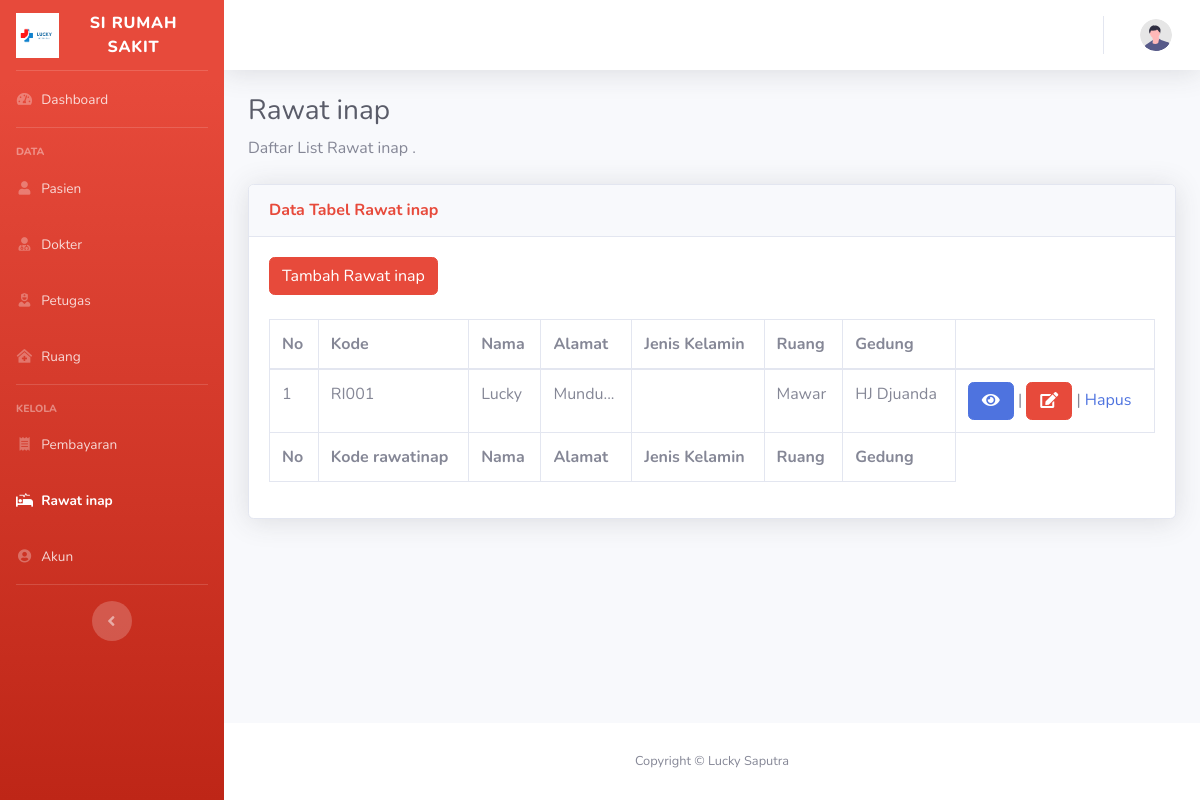
Page /admin/rawat.php on the earlier database version.
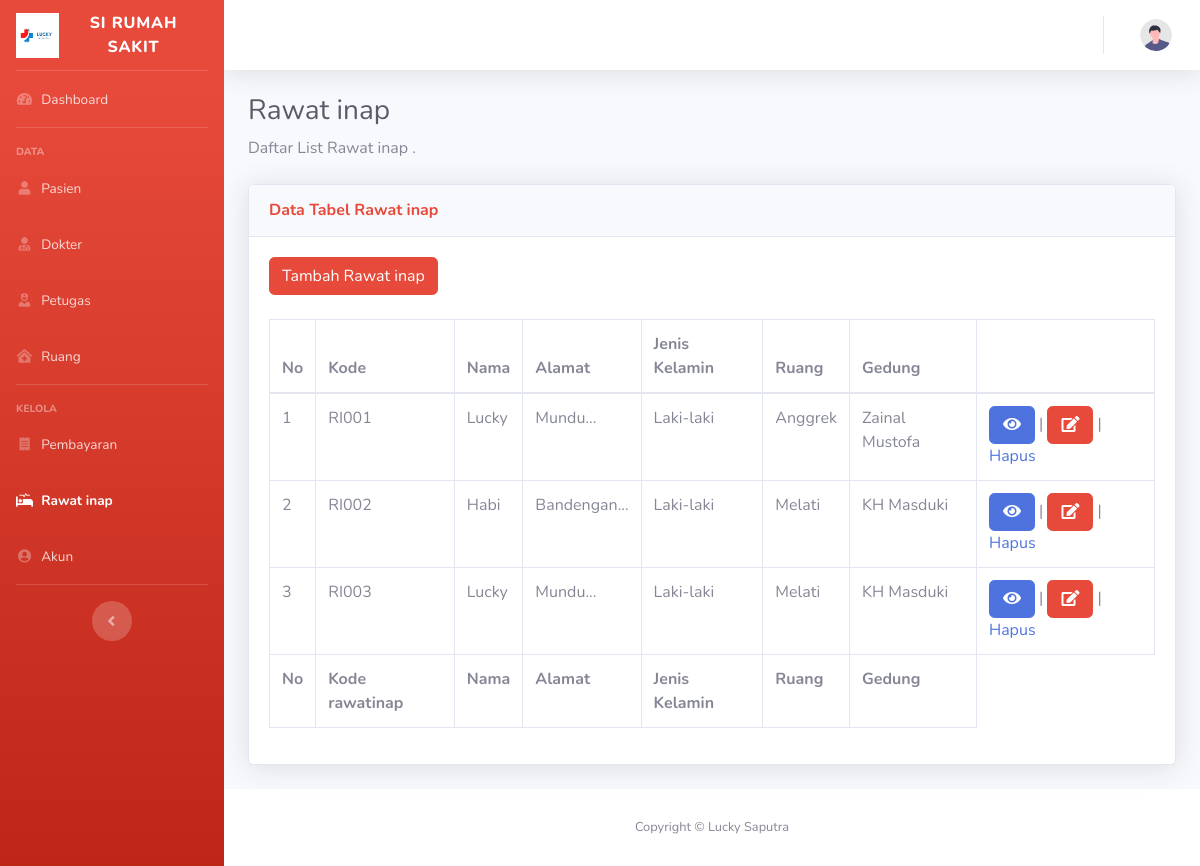
Same page on the later database version.
### tables this page shows
CREATE TABLE `rawat_inap` (
  `kd_rawatinap` varchar(16) NOT NULL,
  `kd_ruang` varchar(16) NOT NULL,
  `kd_pasien` varchar(16) NOT NULL
);

CREATE TABLE `pasien` (
  `kd_pasien` varchar(16) NOT NULL,
  `nama_pasien` varchar(150) NOT NULL,
  `alamat_pasien` varchar(200) NOT NULL,
  `jk` varchar(16) NOT NULL,
  `tgl_datang` date NOT NULL,
  `keluhan` varchar(200) NOT NULL,
  `kd_dokter` varchar(16) NOT NULL
);

CREATE TABLE `ruang` (
  `kd_ruang` varchar(16) NOT NULL,
  `nama_ruang` varchar(20) NOT NULL,
  `nama_gedung` varchar(50) NOT NULL
);

### admin/rawat.php (the view, shortened to what this page needs)
<?php
  include('koneksi.php');
?>
<!DOCTYPE html>
<html lang="en">
<head>
<link href="vendor/fontawesome-free/css/all.min.css" rel="stylesheet" type="text/css">
<link href="css/sb-admin-2.min.css" rel="stylesheet">
</head>
<body id="page-top">
<div id="wrapper">
    <ul class="navbar-nav bg-gradient-danger  sidebar sidebar-dark accordion" id="accordionSidebar">
        <a class="sidebar-brand d-flex align-items-center justify-content-center" href="dashboard.php">
            <div class="sidebar-brand-icon">
                <img src="../assets/img/favicon.png" alt="" width="43" height="45" class="d-inline-block align-text-top">
            </div>
            <div class="sidebar-brand-text mx-3">SI Rumah Sakit </div>
        </a>
        <hr class="sidebar-divider my-0">
        <li class="nav-item">
            <a class="nav-link" href="dashboard.php">
                <i class="fas fa-fw fa-tachometer-alt"></i>
                <span>Dashboard</span></a>
        </li>
        <hr class="sidebar-divider">
            <div class="sidebar-heading">
                Data
            </div>
            <li class="nav-item">
                <a class="nav-link" href="pasien.php">
                    <i class="fas fa-fw fa-user"></i>
                    <span>Pasien</span></a>
            </li>
            <li class="nav-item">
                <a class="nav-link" href="dokter.php">
                    <i class="fas fa-fw fa-user-md"></i>
                    <span>Dokter</span></a>
            </li>
            <li class="nav-item">
                <a class="nav-link" href="petugas.php">
                    <i class="fas fa-fw fa-user-nurse"></i>
                    <span>Petugas</span></a>
            </li>
                <li class="nav-item">
                    <a class="nav-link" href="ruang.php">
                    <i class="fas fa-fw fa-clinic-medical"></i>
                    <span>Ruang</span></a>
                </li>
                <hr class="sidebar-divider">
                <div class="sidebar-heading">
                    Kelola
                </div>
                <li class="nav-item ">
                    <a class="nav-link " href="pembayaran.php">
                        <i class="fas fa-fw fa-receipt"></i>
                        <span>Pembayaran</span></a>
                </li>
                <li class="nav-item active">
                    <a class="nav-link " href="rawat.php">
                        <i class="fas fa-fw fa-procedures"></i>
                        <span>Rawat inap</span></a>
                </li>
                <li class="nav-item">
                    <a class="nav-link" href="users.php">
                        <i class="fas fa-fw fa-user-circle"></i>
                        <span>Akun</span></a>
                </li>
        <hr class="sidebar-divider d-none d-md-block">
        <div class="text-center d-none d-md-inline">
            <button class="rounded-circle border-0" id="sidebarToggle"></button>
        </div>
    </ul>
        <div id="content-wrapper" class="d-flex flex-column">
            <div id="content">
                <nav class="navbar navbar-expand navbar-light bg-white topbar mb-4 static-top shadow">
                    <ul class="navbar-nav ml-auto">
                        <li class="nav-item dropdown no-arrow">
                            <a class="nav-link dropdown-toggle" href="#" id="userDropdown" role="button"
                                data-toggle="dropdown" aria-haspopup="true" aria-expanded="false">
                                <img class="img-profile rounded-circle"
                                    src="img/undraw_profile.svg">
                            </a>
                        </li>
                    </ul>
                </nav>
                <div class="container-fluid">
                    <h1 class="h3 mb-2 text-gray-800">Rawat inap</h1>
                    <p class="mb-4">Daftar List Rawat inap .</p>
                    <div class="card shadow mb-4">
                        <div class="card-header py-3">
                            <h6 class="m-0 font-weight-bold text-danger">Data Tabel Rawat inap</h6>
                        </div>
                        <div class="card-body">
                            <div class="table-responsive">
                                <table class="table table-bordered" id="dataTable" width="100%" cellspacing="0">
<div class="d-sm-flex align-items-center justify-content-between mb-4">
<button type="button" class="btn btn-danger" data-toggle="modal" data-target="#exampleModal">
  Tambah Rawat inap
</button>
                    </div>
                                    <thead>
                                        <tr>
                                            <th>No</th>
                                            <th>Kode</th>
                                            <th>Nama</th>
                                            <th>Alamat</th>
                                            <th>Jenis Kelamin</th>
                                            <th>Ruang</th>
                                            <th>Gedung</th>
                                            <th></th>
                                        </tr>
                                    </thead>
                                    <tfoot>
                                        <tr>
                                        <th>No</th>
                                        <th>Kode rawatinap</th>
                                            <th>Nama</th>
                                            <th>Alamat</th>
                                            <th>Jenis Kelamin</th>
                                            <th>Ruang</th>
                                            <th>Gedung</th>
                                        </tr>
                                    </tfoot>
                                    <tbody>
                                    <?php
                                    $query = "SELECT * FROM rawat_inap INNER JOIN pasien ON rawat_inap.kd_pasien = pasien.kd_pasien INNER JOIN ruang ON rawat_inap.kd_ruang = ruang.kd_ruang ORDER BY kd_rawatinap ASC";
                                    $result = mysqli_query($kon, $query);
                                    $no = 1;
                                    while($row = mysqli_fetch_assoc($result))
                                    {
                                    ?>
                                    <tr>
                                        <td><?php echo $no; ?></td>
                                        <td><?php echo $row['kd_rawatinap']; ?></td>
                                        <td><?php echo $row['nama_pasien']; ?></td>
                                        <td><?php echo substr($row['alamat_pasien'], 0, 20); ?>...</td>
                                        <td><?php echo $row['jk']; ?></td>
                                        <td><?php echo $row['nama_ruang']; ?></td>
                                        <td><?php echo $row['nama_gedung']; ?></td>
                                        <td>
                            <button type="button" class="btn btn-primary" data-toggle="modal" data-target="#Modalliat<?php echo $row['kd_rawatinap'];?>">
                            <i class="fas fa-fw fa-eye"></i>
                            </button>
                                        |
                            <button type="button" class="btn btn-danger" data-toggle="modal" data-target="#Modalubah<?php echo $row['kd_rawatinap'];?>">
                            <i class="fas fa-fw fa-edit"></i>
                            </button>
                                        |
                                            <a href="rawatinap/hapus_rawat.php?id=<?php echo $row['kd_rawatinap']; ?>" onclick="return confirm('Anda yakin akan menghapus data ini?')">Hapus</a>
                                        </td>
                                    </tr>
                                    <?php
                                        $no++;
                                    }
                                    ?>
                                    </tbody>
                                </table>
                            </div>
                        </div>
                    </div>
                </div>
            </div>
            <footer class="sticky-footer bg-white">
                <div class="container my-auto">
                    <div class="copyright text-center my-auto">
                        <span>Copyright &copy; Lucky Saputra</span>
                    </div>
                </div>
            </footer>
        </div>
    </div>
</body>
</html>

Differences in the rows shown:
changed rawat_inap "RI001": kd_pasien.jk (not shown) → "Laki-laki"; kd_ruang.nama_ruang "Mawar" → "Anggrek"; kd_ruang.nama_gedung "HJ Djuanda" → "Zainal Mustofa"
added rawat_inap: kd_rawatinap "RI002", kd_pasien.nama_pasien "Habi", kd_pasien.alamat_pasien "Bandengan", kd_pasien.jk "Laki-laki", kd_ruang.nama_ruang "Melati", kd_ruang.nama_gedung "KH Masduki"
added rawat_inap: kd_rawatinap "RI003", kd_pasien.nama_pasien "Lucky", kd_pasien.alamat_pasien "Mundu", kd_pasien.jk "Laki-laki", kd_ruang.nama_ruang "Melati", kd_ruang.nama_gedung "KH Masduki"
